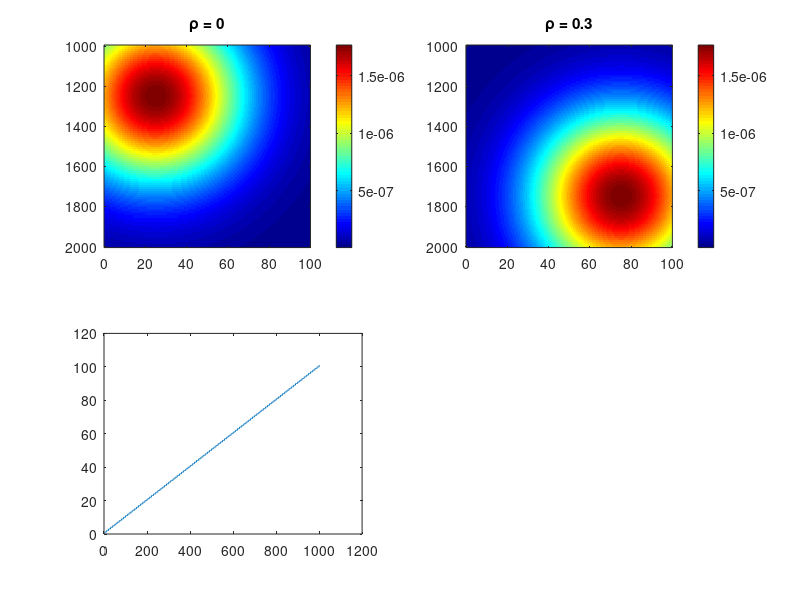

Source code (MATLAB):
mx = 50;
sx = 20;
my = 1500;
sy = 200;

r1 = 0; 
r2 =0.3;
r3 = 0.8;
r4 = -0.8;

subplot(2,2,1)

arr_1 = zeros(101,1000);
for x = 0:+1:100
for y = 1000:+1:2000
z1 = ((x-25)^2)./900 + ((y-1250)^2)./90000 - (2*r1*(x-25)*(y-1250))./9000;
f=(1./(2*pi*30*3000*sqrt(1-r1^2))) * exp(-z1./(2*(1-r1^2)));
arr_1(x+1,y-999)=f;
end
end

imagesc([0 100], [1000 2000], arr_1)
colormap(jet);
colorbar;
title('\rho = 0');

subplot(2,2,2)
arr_2 = zeros(101,1000);
for x = 0:+1:100
for y = 1000:+1:2000
z2 = ((x-75)^2)./900 + ((y-1750)^2)./90000 - (2*r1*(x-75)*(y-1750))./9000;
f=(1./(2*pi*30*3000*sqrt(1-r1^2))) * exp(-z2./(2*(1-r1^2)));
arr_2(x+1,y-999)=f;
end
end

imagesc([0 100], [1000 2000], arr_2)
colormap(jet);
colorbar;
title('\rho = 0.3');

arr_3 = zeros(101,1000);
FinalX = 0;
FinalY = 0;
M = max(arr_1,arr_2);
for x = 1:+1:101
for y = 1000:+1:2000
    a = arr_1(x,y-999);
    b = arr_2(x,y-999);
    if (a-b)<0.005*max(arr_1,arr_2);
    arr_3(x,y-999)=1;
    end
end
end
 arr_4 = zeros(1,1000);
 subplot(2,2,3)
 PX=[0 100];
 PY=[1000 2000];
 S = sum(arr_3);
 plot(S);

% subplot(2,2,4)
% plot(arr_3)